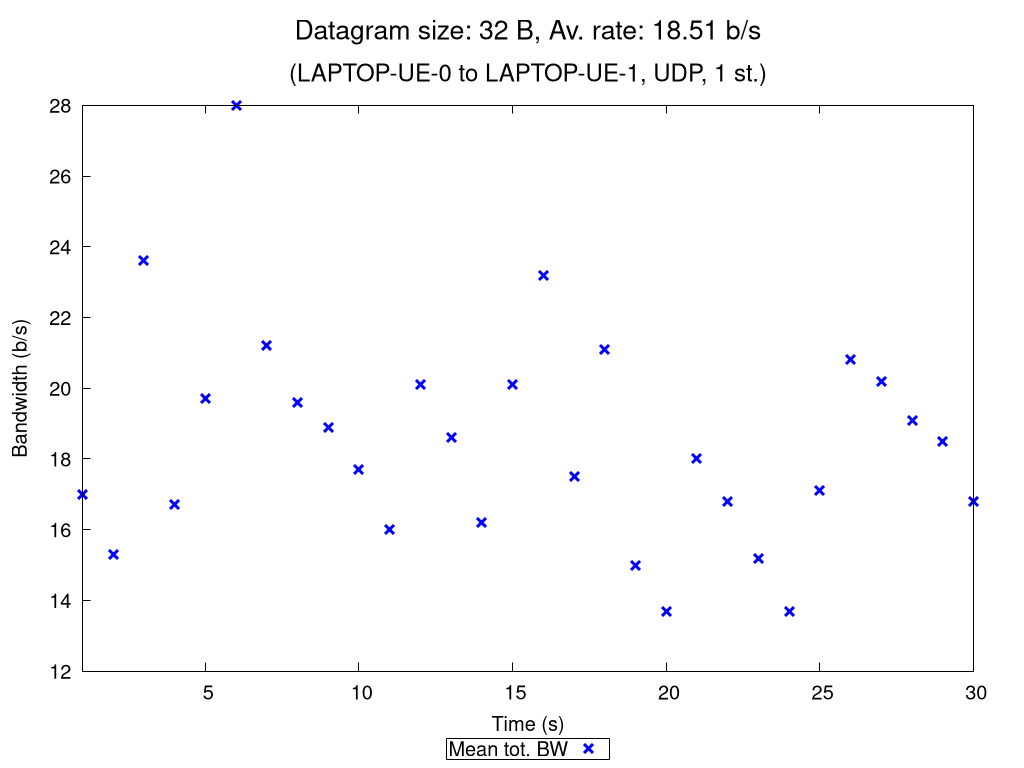

gnuplot code for this plot:
set terminal pngcairo nocrop enhanced size 1024,768 font "Verdana,15"
set output "UDP_1_st_2020_10_13_12-21-12_one2two_00032B.png"

set title "{/=20 Datagram size: 32 B, Av. rate: 18.51 b/s}\n\n{/=18 (LAPTOP-UE-0 to LAPTOP-UE-1, UDP, 1 st.)}"

set xlabel "Time (s)"
set ylabel "Bandwidth (b/s)"
set ytics nomirror
set key bmargin center horizontal box samplen 1 width -1
set bmargin 4.6
set rmargin 4.5

rf = 1.0  # rate factor
set style fill transparent solid 0.2 noborder
set autoscale xfix
plot "UDP_1_st_2020_10_13_12-21-12_one2two_00032B_iperf_processed.dat" using 1:($2/rf-$3/rf):($2/rf+$3/rf) with filledcurves lc rgb "blue" notitle, \
     "" using 1:($2/rf) with points pt 2 ps 1.5 lw 3 lc rgb "blue" title "Mean tot. BW", \
